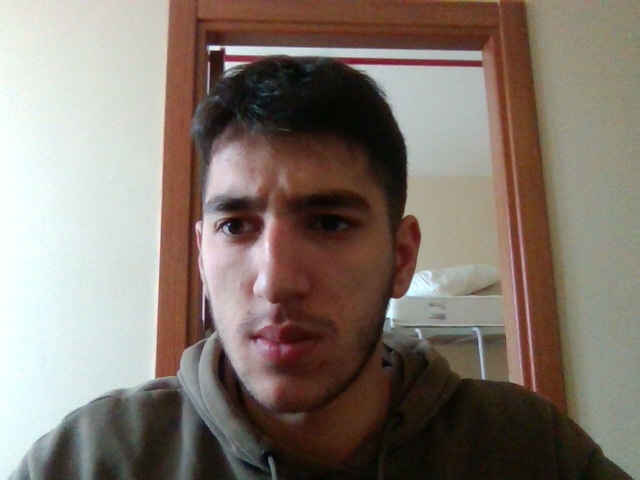
#> input picture Examples/Videodan_frame_yakalama/frame_0.jpg, 640 x 480 px, found by its file name
$ python morfolojik_islemler.py
#> lines starting #> are read from the running program, lines starting #| are printed output that depends on the picture
import cv2
import numpy as np

img = cv2.imread("C:\\Egitim\\OpenCV\\Exams\\Videodan_frame_yakalama\\frame_0.jpg",0)
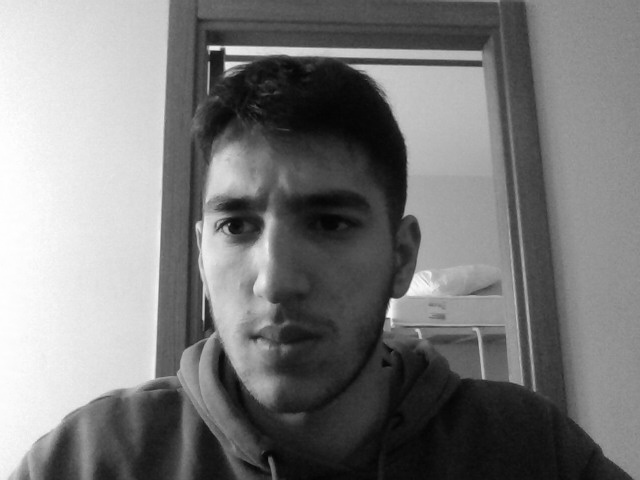
#> img: shape (480, 640); min 3, max 255, mean 123.1
kernel = np.ones((5,5),np.uint8)
erosion = cv2.erode(img,kernel,iterations=1) # bozulmaya sebep olur siyahlıklar artar
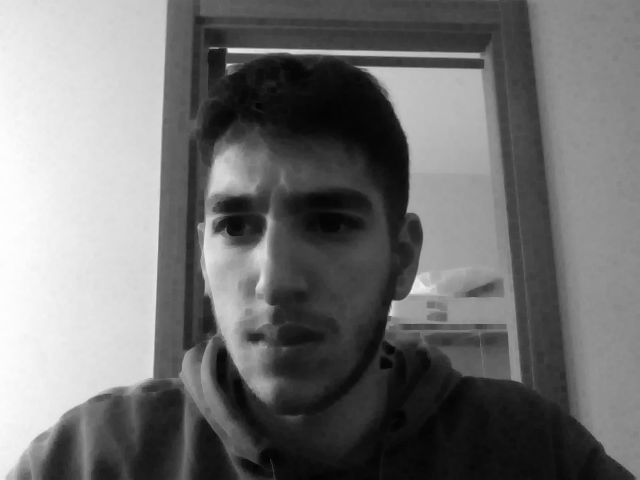
#> erosion: shape (480, 640); min 3, max 254, mean 114.8
dilation = cv2.dilate(img,kernel, iterations=1)# kalınlaştırır beyazlar artar
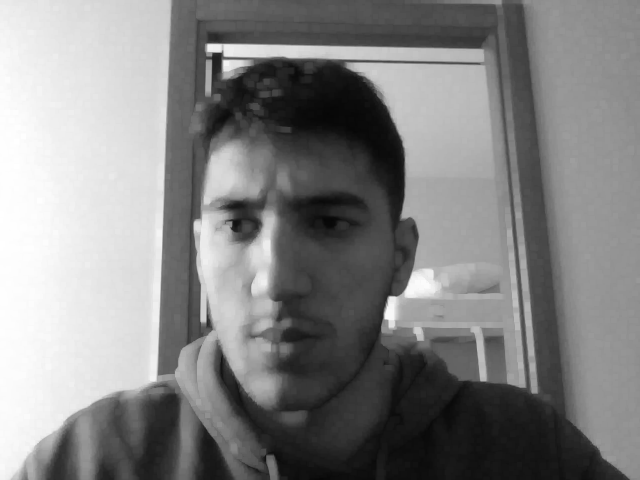
#> dilation: shape (480, 640); min 6, max 255, mean 131.7
opening = cv2.morphologyEx(img, cv2.MORPH_OPEN, kernel)# resim üzerindeki gürültüleri kaldırır
closing = cv2.morphologyEx(img, cv2.MORPH_CLOSE, kernel)#resim üzerindeki bozulmalargiderilir
# morphology de GRADIENT fonksiyonu en dışını siyah yapar, TOPHAT ise resim üzerinde bazı noktalar silinir
cv2.imshow("img", img)
cv2.imshow("erosion", erosion)
cv2.imshow("dilate", dilation)
cv2.imshow("morphology", closing)
cv2.waitKey(0)
